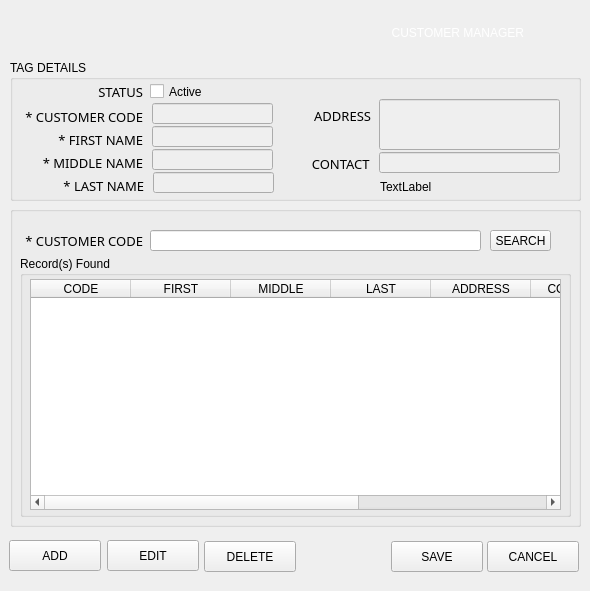
<?xml version="1.0" encoding="UTF-8"?>
<ui version="4.0">
 <class>frmManCustomer</class>
 <widget class="QMainWindow" name="frmManCustomer">
  <property name="windowModality">
   <enum>Qt::NonModal</enum>
  </property>
  <property name="geometry">
   <rect>
    <x>0</x>
    <y>0</y>
    <width>590</width>
    <height>591</height>
   </rect>
  </property>
  <property name="windowTitle">
   <string>CUSTOMER MANAGER</string>
  </property>
  <widget class="QWidget" name="centralwidget">
   <widget class="QGroupBox" name="gbTag">
    <property name="geometry">
     <rect>
      <x>10</x>
      <y>60</y>
      <width>571</width>
      <height>141</height>
     </rect>
    </property>
    <property name="styleSheet">
     <string notr="true">font: 8pt &quot;Century Gothic&quot;;</string>
    </property>
    <property name="title">
     <string>TAG DETAILS</string>
    </property>
    <widget class="QLabel" name="label">
     <property name="geometry">
      <rect>
       <x>12</x>
       <y>41</y>
       <width>121</width>
       <height>31</height>
      </rect>
     </property>
     <property name="font">
      <font>
       <family>Century Gothic</family>
       <pointsize>10</pointsize>
       <weight>50</weight>
       <italic>false</italic>
       <bold>false</bold>
      </font>
     </property>
     <property name="styleSheet">
      <string notr="true">font: 10pt &quot;Century Gothic&quot;;</string>
     </property>
     <property name="text">
      <string>* CUSTOMER CODE</string>
     </property>
     <property name="alignment">
      <set>Qt::AlignRight|Qt::AlignTrailing|Qt::AlignVCenter</set>
     </property>
    </widget>
    <widget class="QLineEdit" name="txtCode">
     <property name="enabled">
      <bool>false</bool>
     </property>
     <property name="geometry">
      <rect>
       <x>142</x>
       <y>43</y>
       <width>121</width>
       <height>21</height>
      </rect>
     </property>
     <property name="text">
      <string/>
     </property>
    </widget>
    <widget class="QLineEdit" name="txtFname">
     <property name="enabled">
      <bool>false</bool>
     </property>
     <property name="geometry">
      <rect>
       <x>142</x>
       <y>66</y>
       <width>121</width>
       <height>21</height>
      </rect>
     </property>
    </widget>
    <widget class="QLabel" name="label_12">
     <property name="geometry">
      <rect>
       <x>12</x>
       <y>64</y>
       <width>121</width>
       <height>31</height>
      </rect>
     </property>
     <property name="font">
      <font>
       <family>Century Gothic</family>
       <pointsize>10</pointsize>
       <weight>50</weight>
       <italic>false</italic>
       <bold>false</bold>
      </font>
     </property>
     <property name="styleSheet">
      <string notr="true">font: 10pt &quot;Century Gothic&quot;;</string>
     </property>
     <property name="text">
      <string>* FIRST NAME</string>
     </property>
     <property name="alignment">
      <set>Qt::AlignRight|Qt::AlignTrailing|Qt::AlignVCenter</set>
     </property>
    </widget>
    <widget class="QLineEdit" name="txtMname">
     <property name="enabled">
      <bool>false</bool>
     </property>
     <property name="geometry">
      <rect>
       <x>142</x>
       <y>89</y>
       <width>121</width>
       <height>21</height>
      </rect>
     </property>
    </widget>
    <widget class="QLabel" name="label_14">
     <property name="geometry">
      <rect>
       <x>12</x>
       <y>87</y>
       <width>121</width>
       <height>31</height>
      </rect>
     </property>
     <property name="font">
      <font>
       <family>Century Gothic</family>
       <pointsize>10</pointsize>
       <weight>50</weight>
       <italic>false</italic>
       <bold>false</bold>
      </font>
     </property>
     <property name="styleSheet">
      <string notr="true">font: 10pt &quot;Century Gothic&quot;;</string>
     </property>
     <property name="text">
      <string>* MIDDLE NAME</string>
     </property>
     <property name="alignment">
      <set>Qt::AlignRight|Qt::AlignTrailing|Qt::AlignVCenter</set>
     </property>
    </widget>
    <widget class="QLineEdit" name="txtLname">
     <property name="enabled">
      <bool>false</bool>
     </property>
     <property name="geometry">
      <rect>
       <x>143</x>
       <y>112</y>
       <width>121</width>
       <height>21</height>
      </rect>
     </property>
    </widget>
    <widget class="QLabel" name="label_16">
     <property name="geometry">
      <rect>
       <x>13</x>
       <y>110</y>
       <width>121</width>
       <height>31</height>
      </rect>
     </property>
     <property name="font">
      <font>
       <family>Century Gothic</family>
       <pointsize>10</pointsize>
       <weight>50</weight>
       <italic>false</italic>
       <bold>false</bold>
      </font>
     </property>
     <property name="styleSheet">
      <string notr="true">font: 10pt &quot;Century Gothic&quot;;</string>
     </property>
     <property name="text">
      <string>* LAST NAME</string>
     </property>
     <property name="alignment">
      <set>Qt::AlignRight|Qt::AlignTrailing|Qt::AlignVCenter</set>
     </property>
    </widget>
    <widget class="QCheckBox" name="chkActive">
     <property name="geometry">
      <rect>
       <x>140</x>
       <y>23</y>
       <width>121</width>
       <height>17</height>
      </rect>
     </property>
     <property name="text">
      <string>Active</string>
     </property>
     <property name="checked">
      <bool>false</bool>
     </property>
    </widget>
    <widget class="QLabel" name="label_2">
     <property name="geometry">
      <rect>
       <x>12</x>
       <y>16</y>
       <width>121</width>
       <height>31</height>
      </rect>
     </property>
     <property name="font">
      <font>
       <family>Century Gothic</family>
       <pointsize>10</pointsize>
       <weight>50</weight>
       <italic>false</italic>
       <bold>false</bold>
      </font>
     </property>
     <property name="styleSheet">
      <string notr="true">font: 10pt &quot;Century Gothic&quot;;</string>
     </property>
     <property name="text">
      <string>STATUS</string>
     </property>
     <property name="alignment">
      <set>Qt::AlignRight|Qt::AlignTrailing|Qt::AlignVCenter</set>
     </property>
    </widget>
    <widget class="QLabel" name="label_20">
     <property name="geometry">
      <rect>
       <x>290</x>
       <y>40</y>
       <width>71</width>
       <height>31</height>
      </rect>
     </property>
     <property name="font">
      <font>
       <family>Century Gothic</family>
       <pointsize>10</pointsize>
       <weight>50</weight>
       <italic>false</italic>
       <bold>false</bold>
      </font>
     </property>
     <property name="styleSheet">
      <string notr="true">font: 10pt &quot;Century Gothic&quot;;</string>
     </property>
     <property name="text">
      <string>ADDRESS</string>
     </property>
     <property name="alignment">
      <set>Qt::AlignRight|Qt::AlignTrailing|Qt::AlignVCenter</set>
     </property>
    </widget>
    <widget class="QLineEdit" name="txtAddress">
     <property name="enabled">
      <bool>false</bool>
     </property>
     <property name="geometry">
      <rect>
       <x>369</x>
       <y>39</y>
       <width>181</width>
       <height>51</height>
      </rect>
     </property>
    </widget>
    <widget class="QLineEdit" name="txtContact1">
     <property name="enabled">
      <bool>false</bool>
     </property>
     <property name="geometry">
      <rect>
       <x>369</x>
       <y>92</y>
       <width>181</width>
       <height>21</height>
      </rect>
     </property>
    </widget>
    <widget class="QLabel" name="label_22">
     <property name="geometry">
      <rect>
       <x>292</x>
       <y>88</y>
       <width>71</width>
       <height>31</height>
      </rect>
     </property>
     <property name="font">
      <font>
       <family>Century Gothic</family>
       <pointsize>10</pointsize>
       <weight>50</weight>
       <italic>false</italic>
       <bold>false</bold>
      </font>
     </property>
     <property name="styleSheet">
      <string notr="true">font: 10pt &quot;Century Gothic&quot;;</string>
     </property>
     <property name="text">
      <string>CONTACT </string>
     </property>
     <property name="alignment">
      <set>Qt::AlignRight|Qt::AlignTrailing|Qt::AlignVCenter</set>
     </property>
    </widget>
    <widget class="QLabel" name="lblPkeyCus">
     <property name="geometry">
      <rect>
       <x>370</x>
       <y>117</y>
       <width>131</width>
       <height>20</height>
      </rect>
     </property>
     <property name="text">
      <string>TextLabel</string>
     </property>
    </widget>
   </widget>
   <widget class="QGroupBox" name="groupBox_3">
    <property name="geometry">
     <rect>
      <x>10</x>
      <y>206</y>
      <width>571</width>
      <height>321</height>
     </rect>
    </property>
    <property name="styleSheet">
     <string notr="true">font: 10pt &quot;Century Gothic&quot;;
</string>
    </property>
    <property name="title">
     <string/>
    </property>
    <property name="alignment">
     <set>Qt::AlignCenter</set>
    </property>
    <widget class="QLineEdit" name="txtCusNo_3">
     <property name="geometry">
      <rect>
       <x>140</x>
       <y>24</y>
       <width>331</width>
       <height>21</height>
      </rect>
     </property>
    </widget>
    <widget class="QLabel" name="label_27">
     <property name="geometry">
      <rect>
       <x>12</x>
       <y>19</y>
       <width>121</width>
       <height>31</height>
      </rect>
     </property>
     <property name="font">
      <font>
       <family>Century Gothic</family>
       <pointsize>10</pointsize>
       <weight>50</weight>
       <italic>false</italic>
       <bold>false</bold>
      </font>
     </property>
     <property name="styleSheet">
      <string notr="true">font: 10pt &quot;Century Gothic&quot;;</string>
     </property>
     <property name="text">
      <string>* CUSTOMER CODE</string>
     </property>
     <property name="alignment">
      <set>Qt::AlignRight|Qt::AlignTrailing|Qt::AlignVCenter</set>
     </property>
    </widget>
    <widget class="QPushButton" name="btnSearch">
     <property name="geometry">
      <rect>
       <x>480</x>
       <y>24</y>
       <width>61</width>
       <height>21</height>
      </rect>
     </property>
     <property name="styleSheet">
      <string notr="true">font: 9pt &quot;Century Gothic&quot;;</string>
     </property>
     <property name="text">
      <string>SEARCH</string>
     </property>
    </widget>
    <widget class="QGroupBox" name="gbCustList">
     <property name="geometry">
      <rect>
       <x>10</x>
       <y>50</y>
       <width>551</width>
       <height>261</height>
      </rect>
     </property>
     <property name="title">
      <string>Record(s) Found</string>
     </property>
     <widget class="QTableWidget" name="tblCustList">
      <property name="geometry">
       <rect>
        <x>10</x>
        <y>23</y>
        <width>531</width>
        <height>231</height>
       </rect>
      </property>
      <property name="styleSheet">
       <string notr="true">font: 9pt &quot;Century Gothic&quot;;</string>
      </property>
      <property name="sizeAdjustPolicy">
       <enum>QAbstractScrollArea::AdjustToContents</enum>
      </property>
      <property name="alternatingRowColors">
       <bool>false</bool>
      </property>
      <property name="selectionMode">
       <enum>QAbstractItemView::SingleSelection</enum>
      </property>
      <attribute name="verticalHeaderStretchLastSection">
       <bool>false</bool>
      </attribute>
      <column>
       <property name="text">
        <string>CODE</string>
       </property>
      </column>
      <column>
       <property name="text">
        <string>FIRST</string>
       </property>
      </column>
      <column>
       <property name="text">
        <string>MIDDLE</string>
       </property>
      </column>
      <column>
       <property name="text">
        <string>LAST</string>
       </property>
      </column>
      <column>
       <property name="text">
        <string>ADDRESS</string>
       </property>
      </column>
      <column>
       <property name="text">
        <string>CONTACT 1</string>
       </property>
      </column>
      <column>
       <property name="text">
        <string>NO</string>
       </property>
      </column>
      <column>
       <property name="text">
        <string>STATUS</string>
       </property>
      </column>
     </widget>
    </widget>
   </widget>
   <widget class="QLabel" name="label_3">
    <property name="geometry">
     <rect>
      <x>530</x>
      <y>10</y>
      <width>51</width>
      <height>51</height>
     </rect>
    </property>
    <property name="text">
     <string/>
    </property>
    <property name="pixmap">
     <pixmap>../../../../Downloads/icons/1426825-sales/png/017-clerk-1.png</pixmap>
    </property>
    <property name="scaledContents">
     <bool>true</bool>
    </property>
   </widget>
   <widget class="QLabel" name="label_4">
    <property name="geometry">
     <rect>
      <x>83</x>
      <y>12</y>
      <width>441</width>
      <height>41</height>
     </rect>
    </property>
    <property name="styleSheet">
     <string notr="true">color: rgb(255, 255, 255);
font: 75 24pt &quot;Century Gothic&quot;;</string>
    </property>
    <property name="text">
     <string>CUSTOMER MANAGER</string>
    </property>
    <property name="alignment">
     <set>Qt::AlignRight|Qt::AlignTrailing|Qt::AlignVCenter</set>
    </property>
   </widget>
   <widget class="QPushButton" name="btnDelete">
    <property name="geometry">
     <rect>
      <x>204</x>
      <y>541</y>
      <width>92</width>
      <height>31</height>
     </rect>
    </property>
    <property name="styleSheet">
     <string notr="true">font: 9pt &quot;Century Gothic&quot;;</string>
    </property>
    <property name="text">
     <string>DELETE</string>
    </property>
    <property name="icon">
     <iconset>
      <normaloff>../../../../Downloads/icons/957216-ui-interface/png/010-close.png</normaloff>../../../../Downloads/icons/957216-ui-interface/png/010-close.png</iconset>
    </property>
    <property name="iconSize">
     <size>
      <width>20</width>
      <height>20</height>
     </size>
    </property>
   </widget>
   <widget class="QPushButton" name="btnSave">
    <property name="geometry">
     <rect>
      <x>391</x>
      <y>541</y>
      <width>92</width>
      <height>31</height>
     </rect>
    </property>
    <property name="styleSheet">
     <string notr="true">font: 9pt &quot;Century Gothic&quot;;</string>
    </property>
    <property name="text">
     <string>SAVE</string>
    </property>
    <property name="icon">
     <iconset>
      <normaloff>../../../../Downloads/icons/957216-ui-interface/png/062-diskette.png</normaloff>../../../../Downloads/icons/957216-ui-interface/png/062-diskette.png</iconset>
    </property>
    <property name="iconSize">
     <size>
      <width>20</width>
      <height>20</height>
     </size>
    </property>
   </widget>
   <widget class="QPushButton" name="btnCancel">
    <property name="geometry">
     <rect>
      <x>487</x>
      <y>541</y>
      <width>92</width>
      <height>31</height>
     </rect>
    </property>
    <property name="styleSheet">
     <string notr="true">font: 9pt &quot;Century Gothic&quot;;</string>
    </property>
    <property name="text">
     <string>CANCEL</string>
    </property>
    <property name="icon">
     <iconset>
      <normaloff>../../../../Downloads/icons/957216-ui-interface/png/004-disabled.png</normaloff>../../../../Downloads/icons/957216-ui-interface/png/004-disabled.png</iconset>
    </property>
    <property name="iconSize">
     <size>
      <width>20</width>
      <height>20</height>
     </size>
    </property>
   </widget>
   <widget class="QPushButton" name="btnAdd">
    <property name="geometry">
     <rect>
      <x>9</x>
      <y>540</y>
      <width>92</width>
      <height>31</height>
     </rect>
    </property>
    <property name="styleSheet">
     <string notr="true">font: 9pt &quot;Century Gothic&quot;;</string>
    </property>
    <property name="text">
     <string>ADD</string>
    </property>
    <property name="icon">
     <iconset>
      <normaloff>../../../../Downloads/icons/957216-ui-interface/png/090-plus.png</normaloff>../../../../Downloads/icons/957216-ui-interface/png/090-plus.png</iconset>
    </property>
    <property name="iconSize">
     <size>
      <width>20</width>
      <height>20</height>
     </size>
    </property>
   </widget>
   <widget class="QPushButton" name="btnEdit">
    <property name="geometry">
     <rect>
      <x>107</x>
      <y>540</y>
      <width>92</width>
      <height>31</height>
     </rect>
    </property>
    <property name="styleSheet">
     <string notr="true">font: 9pt &quot;Century Gothic&quot;;</string>
    </property>
    <property name="text">
     <string>EDIT</string>
    </property>
    <property name="icon">
     <iconset>
      <normaloff>../../../../Downloads/icons/957216-ui-interface/png/092-notes.png</normaloff>../../../../Downloads/icons/957216-ui-interface/png/092-notes.png</iconset>
    </property>
    <property name="iconSize">
     <size>
      <width>20</width>
      <height>20</height>
     </size>
    </property>
   </widget>
  </widget>
 </widget>
 <resources/>
 <connections>
  <connection>
   <sender>tblCustList</sender>
   <signal>clicked(QModelIndex)</signal>
   <receiver>frmManCustomer</receiver>
   <slot>fetchTblRowDataCustomer()</slot>
   <hints>
    <hint type="sourcelabel">
     <x>523</x>
     <y>352</y>
    </hint>
    <hint type="destinationlabel">
     <x>582</x>
     <y>360</y>
    </hint>
   </hints>
  </connection>
  <connection>
   <sender>btnAdd</sender>
   <signal>clicked()</signal>
   <receiver>frmManCustomer</receiver>
   <slot>btnAddCusClicked()</slot>
   <hints>
    <hint type="sourcelabel">
     <x>75</x>
     <y>561</y>
    </hint>
    <hint type="destinationlabel">
     <x>79</x>
     <y>574</y>
    </hint>
   </hints>
  </connection>
  <connection>
   <sender>btnEdit</sender>
   <signal>clicked()</signal>
   <receiver>frmManCustomer</receiver>
   <slot>btnEditCusClicked()</slot>
   <hints>
    <hint type="sourcelabel">
     <x>175</x>
     <y>562</y>
    </hint>
    <hint type="destinationlabel">
     <x>180</x>
     <y>578</y>
    </hint>
   </hints>
  </connection>
  <connection>
   <sender>btnDelete</sender>
   <signal>clicked()</signal>
   <receiver>frmManCustomer</receiver>
   <slot>btnDeleteCusClicked()</slot>
   <hints>
    <hint type="sourcelabel">
     <x>273</x>
     <y>558</y>
    </hint>
    <hint type="destinationlabel">
     <x>306</x>
     <y>554</y>
    </hint>
   </hints>
  </connection>
  <connection>
   <sender>btnSave</sender>
   <signal>clicked()</signal>
   <receiver>frmManCustomer</receiver>
   <slot>btnSaveCusClicked()</slot>
   <hints>
    <hint type="sourcelabel">
     <x>437</x>
     <y>551</y>
    </hint>
    <hint type="destinationlabel">
     <x>432</x>
     <y>576</y>
    </hint>
   </hints>
  </connection>
  <connection>
   <sender>btnCancel</sender>
   <signal>clicked()</signal>
   <receiver>frmManCustomer</receiver>
   <slot>btnCancelCusClicked()</slot>
   <hints>
    <hint type="sourcelabel">
     <x>524</x>
     <y>556</y>
    </hint>
    <hint type="destinationlabel">
     <x>505</x>
     <y>572</y>
    </hint>
   </hints>
  </connection>
 </connections>
 <slots>
  <slot>btnAddCusClicked()</slot>
  <slot>btnEditCusClicked()</slot>
  <slot>btnDeleteCusClicked()</slot>
  <slot>btnSaveCusClicked()</slot>
  <slot>btnCancelCusClicked()</slot>
  <slot>fetchTblRowDataCustomer()</slot>
 </slots>
</ui>
